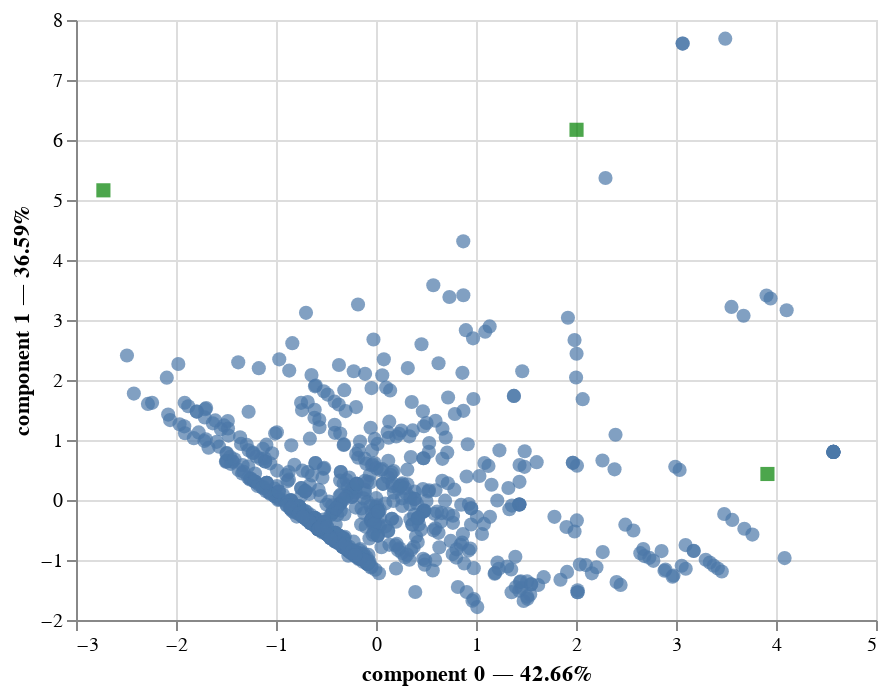

The code cell stored with this chart in its notebook:
### Code cell
# %load solutions/pmca/plot_pca_prince.py
pca.plot(titanic_quanti,
         x_component=0,
         y_component=1
         #color_rows_by='survived',
         #show_row_markers=True,
         #show_column_markers=True
)

### Figure 1 — Vega-Lite specification as saved in the notebook (floating-point values rounded to 4 significant figures; data arrays with more than 128 entries replaced by an {"elided": "..."} marker saying what was removed)
{"config": {"view": {"continuousWidth": 400, "continuousHeight": 300}}, "layer": [{"data": {"name": "data-8b8edd4506e973d8050d94f558d80f8a"}, "mark": {"type": "circle", "size": 50}, "encoding": {"tooltip": [{"field": "survived", "type": "nominal"}, {"field": "component 0", "type": "quantitative"}, {"field": "component 1", "type": "quantitative"}], "x": {"axis": {"title": "component 0 — 42.66%"}, "field": "component 0", "scale": {"zero": false}, "type": "quantitative"}, "y": {"axis": {"title": "component 1 — 36.59%"}, "field": "component 1", "scale": {"zero": false}, "type": "quantitative"}}, "selection": {"selector001": {"type": "interval", "bind": "scales", "encodings": ["x", "y"]}}}, {"data": {"name": "data-ebc03535d354b9231f5c80d2044b2807"}, "mark": {"type": "square", "color": "green", "size": 50}, "encoding": {"tooltip": [{"field": "variable", "type": "nominal"}], "x": {"field": "component 0", "scale": {"zero": false}, "type": "quantitative"}, "y": {"field": "component 1", "scale": {"zero": false}, "type": "quantitative"}}}], "$schema": "https://vega.github.io/schema/vega-lite/v4.17.0.json", "datasets": {"data-8b8edd4506e973d8050d94f558d80f8a": {"elided": "876 records"}, "data-ebc03535d354b9231f5c80d2044b2807": [{"variable": "age", "component 0": -2.726, "component 1": 5.161, "component 2": -2.229, "label": "age"}, {"variable": "fare", "component 0": 2.005, "component 1": 6.17, "component 2": 2.047, "label": "fare"}, {"variable": "family_size", "component 0": 3.914, "component 1": 0.4336, "component 2": -2.601, "label": "family_size"}]}}
